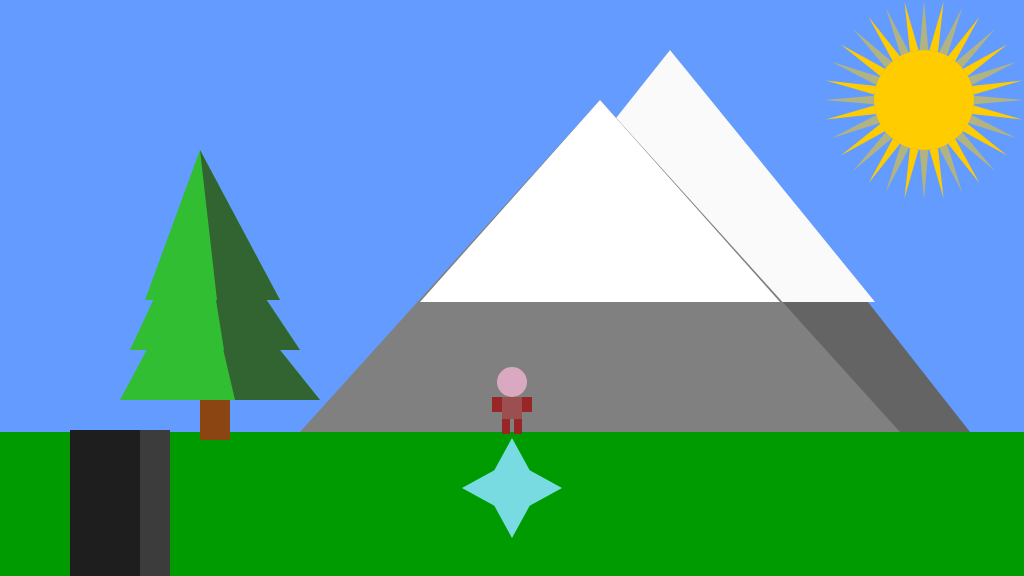
Frame 1 (no input)
Frame 60 (no input): identical to frame 1, image omitted
Frame 120 (the mouse pressed at the canvas centre since frame 60): identical to frame 1, image omitted

The p5.js sketch that drew this single still picture (run headless with seeded random() and noise() and a simulated clock; from frame 60 on, the mouse is pressed at the canvas centre):

// p5.js sketch
// ── sketch.js
var mountain = {
    mountainX1: 300,
    mountainY1: 432,
    mountainX2: 600,
    mountainY2: 100,
    mountainX3: 900,
    mountainY3: 432
};

var tree;
var groundHeight;
var treeHeight;


var gameChar_x;
var gameChar_y;
var floorPos_y;
var isLeft;
var isFalling;
var isRight;
var isPlummeting;
var speed;
var jumpspeed;


function setup() {
    createCanvas(1024, 576);

    floorPos_y = height * 3/4;
    gameChar_x = width/2;
    gameChar_y = floorPos_y;
    speed = 4;
    jumpspeed =  15;

    groundHeight = 400;

    treeHeight = 100;

    canyon = {
      x: 70,
      y:430,
      width:100,
      hight: groundHeight,

    };
    tree = {
        x: 200,
        y: groundHeight,
        trunkWidth: 30,
        trunkHeight: 20,
        canopyWidth: 120,
        canopyHeight: 100
    };
}

function draw() {

  
    background(100, 155, 255); //fill the sky blue

    noStroke();
    fill(0, 155, 0);
    rect(0, 432, 1024, 144); //draw some green ground

    
    fill(60,60,60)
    rect(canyon.x,canyon.y,canyon.width,canyon.hight)
    fill(30,30,30)
    rect(canyon.x,canyon.y,canyon.width-30,canyon.hight)

    // Draw the mountain
    noStroke();
    fill(100, 100, 100); // Gray color for the mountain
    triangle(mountain.mountainX1 + 70, mountain.mountainY1, mountain.mountainX2 + 70, mountain.mountainY2 - 50, mountain.mountainX3 + 70, mountain.mountainY3); // Draw a triangle for the mountain
    fill(250, 250, 250); // Gray color for the mountain
    triangle(mountain.mountainX1 + 170, mountain.mountainY1 - 130, mountain.mountainX2 + 70, mountain.mountainY2 - 50, mountain.mountainX3 - 25, mountain.mountainY3 - 130);
    fill(128, 128, 128); // Gray color for the mountain
    triangle(mountain.mountainX1, mountain.mountainY1, mountain.mountainX2, mountain.mountainY2, mountain.mountainX3, mountain.mountainY3); // Draw a triangle for the mountain
    fill(255, 255, 255); // Gray color for the mountain
    triangle(mountain.mountainX1 + 120, mountain.mountainY1 - 130, mountain.mountainX2, mountain.mountainY2, mountain.mountainX3 - 120, mountain.mountainY3 - 130);

    // Draw the tree
    fill(139, 69, 19); // Brown color for the trunk
    rect(tree.x, tree.y, tree.trunkWidth, tree.trunkHeight + 20); // Draw the trunk

    fill(50, 190, 50); // Light green color for the first layer of leaves
    triangle(tree.x - 80, tree.y, tree.x, tree.y - 150, tree.x + 120, tree.y);
    fill(50, 100, 50); // Dark green color for the second layer of leaves
    triangle(tree.x + 35, tree.y, tree.x, tree.y - 150, tree.x + 120, tree.y);

    fill(50, 190, 50); // Light green color for the first layer of leaves
    triangle(tree.x - 70, tree.y - 50, tree.x, tree.y - 200, tree.x + 100, tree.y - 50);
    fill(50, 100, 50); // Dark green color for the second layer of leaves
    triangle(tree.x + 24, tree.y - 50, tree.x, tree.y - 200, tree.x + 100, tree.y - 50);

    fill(50, 190, 50); // Light green color for the first layer of leaves
    triangle(tree.x - 55, tree.y - 100, tree.x, tree.y - 250, tree.x + 80, tree.y - 100);
    fill(50, 100, 50); // Dark green color for the second layer of leaves
    triangle(tree.x + 17, tree.y - 100, tree.x, tree.y - 250, tree.x + 80, tree.y - 100);

    

    //6. Sun
  //само солнце
  fill(255, 204, 0);
  noStroke(); 
  ellipse(width - 100, 100, 100, 100); //координаты
  // лучики
  for (let angle = 0; angle < 360; angle += 11.25) { 
    let x1 = width - 100 + cos(radians(angle - 5)) * 50;
    let y1 = 100 + sin(radians(angle - 5)) * 50;
    let x2 = width - 100 + cos(radians(angle)) * 100;
    let y2 = 100 + sin(radians(angle)) * 100;
    let x3 = width - 100 + cos(radians(angle + 5)) * 50;
    let y3 = 100 + sin(radians(angle + 5)) * 50;
    // полупрозрачность лучиков
    if (angle % 22.5 === 0) { 
      fill(255, 204, 0, 127); // полупрозрачный
    } else {
      fill(255, 204, 0); // просто желтый
    }
    triangle(x1, y1, x2, y2, x3, y3);
  }

	//the game character
	if(isLeft && isFalling)
	{
		drawJumpingLeft();
		makeJump();
		gameChar_x -= speed;

	}
	else if(isRight && isFalling)
	{
		drawJumpingRight();
		makeJump();
		gameChar_x += speed;


	}
	else if(isLeft)
	{
		drawGoLeft();
		gameChar_x -= speed;


	}
	else if(isRight)
	{
		drawGoRight();
		gameChar_x += speed;

	}
	else if(isFalling || isPlummeting)
	{
		drawJumpingFront();
		makeJump();

	}
	else
	{
		drawStandingFront();

	}

	///////////INTERACTION CODE//////////
	//Put conditional statements to move the game character below here


    
  // 5. a collectable token - eg. a jewel, fruit, coins
  fill(120, 219, 226); // Светло-синий цвет
  let PrimogemSize = 50; // Размер токена
  let angleToken = TWO_PI / 4;
  let halfAngleToken = angleToken / 2.0;
  resetMatrix(); // Сбрасываем трансформацию
  translate(width / 2, height / 2 + 200); // Перемещаем координаты в центр холста с небольшим смещением вниз
  beginShape();
  for (let a = 0; a < TWO_PI; a += angleToken) {
	  let sx = cos(a) * PrimogemSize;
	  let sy = sin(a) * PrimogemSize;
	  vertex(sx, sy);

	  sx = cos(a + halfAngleToken) * (PrimogemSize / 2);
	  sy = sin(a + halfAngleToken) * (PrimogemSize / 2);
	  vertex(sx, sy);
  }

  
  endShape(CLOSE);

  


}

function keyPressed()
{
	// if statements to control the animation of the character when
	// keys are pressed.

	//open up the console to see how these work
	console.log("keyPressed: " + key);
	console.log("keyPressed: " + keyCode);
	if (keyCode == RIGHT_ARROW) {
		isRight = true;
	} else if (keyCode == LEFT_ARROW) {
		isLeft = true;
	} else if (keyCode == 32) {
		isFalling = true;
	}
}

function keyReleased()
{
	// if statements to control the animation of the character when
	// keys are released.

	console.log("keyReleased: " + key);
	console.log("keyReleased: " + keyCode);
	if (keyCode == RIGHT_ARROW) {
		isRight = false;
	} else if (keyCode == LEFT_ARROW) {
		isLeft = false;
	} 

}



function drawJumpingLeft() {
	//Jumping to the left
	  //head
   fill(218,169,193)
	  ellipse(gameChar_x,gameChar_y-60,30,30);
	  //body
	  fill(155,79,79)
	  rect(gameChar_x-5,gameChar_y-45,12,22);
	  //arm_left
	  fill(151,38,38);
	  rect(gameChar_x-3,gameChar_y-55,8,17);
	  //leg_left
	  fill(151,38,38);
	  rect(gameChar_x-5,gameChar_y-23,15,10);
  }
  
  function drawJumpingRight() {
	   //head
   fill(218,169,193);
	  ellipse(gameChar_x,gameChar_y-60,30,30);
	  //body
	  fill(155,79,79);
	  rect(gameChar_x-5,gameChar_y-45,12,22);
	  //arm_left
	  fill(151,38,38);
	  rect(gameChar_x-3,gameChar_y-53,8,17);
	  //leg_right
	  fill(151,38,38);
	  rect(gameChar_x-10,gameChar_y-23,15,10);
  }
  
  function drawGoLeft() {
	   //head
   fill(218,169,193);
	  ellipse(gameChar_x,gameChar_y-50,30,30);
	  
	  //body
	  fill(155,79,79);
	  rect(gameChar_x-5,gameChar_y-35,12,22);
	  //arm_left
	  fill(151,38,38);
	  rect(gameChar_x-3,gameChar_y-35,8,17);
	  //leg_right
	  fill(151,38,38);
	  rect(gameChar_x-5,gameChar_y-13,10,15);
  }
  
  function drawGoRight() {
		  //head
   fill(218,169,193);
	  ellipse(gameChar_x,gameChar_y-50,30,30);
	  //body
	  fill(155,79,79);
	  rect(gameChar_x-5,gameChar_y-35,12,22);
	  //arm_left
	  fill(151,38,38);
	  rect(gameChar_x-3,gameChar_y-35,8,17);
	  //leg_right
	  fill(151,38,38);
	  rect(gameChar_x-3,gameChar_y-13,10,15);
  }
  
  function drawJumpingFront() {
	   //head
   fill(218,169,193);
	  ellipse(gameChar_x,gameChar_y-60,30,30);
	  //body
	  fill(155,79,79);
	  rect(gameChar_x-10,gameChar_y-45,20,22);
	  //arm_left
	  fill(151,38,38);
	  rect(gameChar_x-20,gameChar_y-45,10,15);
	  //arm_right
	  fill(151,38,38);
	  rect(gameChar_x+10,gameChar_y-45,10,10);
	  //leg_right
	  fill(151,38,38);
	  rect(gameChar_x+2,gameChar_y-23,8,15);
	  //leg_left
	  fill(151,38,38);
	  rect(gameChar_x-10,gameChar_y-23,8,10);
  }
  
  function drawStandingFront() {
		  //head
   fill(218,169,193)
	  ellipse(gameChar_x,gameChar_y-50,30,30);
	  //body
	  fill(155,79,79)
	  rect(gameChar_x-10,gameChar_y-35,20,22);
	  //arm_left
	  fill(151,38,38)
	  rect(gameChar_x-20,gameChar_y-35,10,15);
	  //arm_right
	  fill(151,38,38);
	  rect(gameChar_x+10,gameChar_y-35,10,15);
	  //leg_right
	  fill(151,38,38);
	  rect(gameChar_x+2,gameChar_y-13,8,15);
	  //leg_left
	  fill(151,38,38);
	  rect(gameChar_x-10,gameChar_y-13,8,15);
  }

  function makeJump () {
		gameChar_y -= jumpspeed;
		jumpspeed -= 1;
		if (jumpspeed == -16) {
			isFalling = false;
			jumpspeed = 15;
		}
  }
